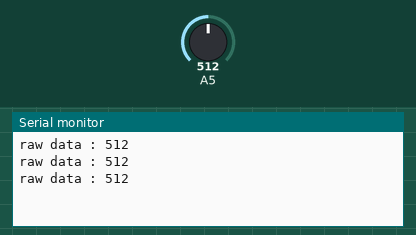
Simulated run of this sketch. Board: Arduino Uno, built with avr-gcc and run on an emulated ATmega328P. Parts: the last lines printed to the serial monitor. The inputs (shaded band) are chosen by the test bench; at power-on: A5 = 512.

Above: at 1.3 s.
1.4 s: A5 set to 716
At 1.9 s:
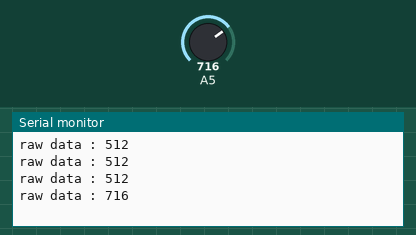
2.9 s: A5 set to 900
At 3.4 s:
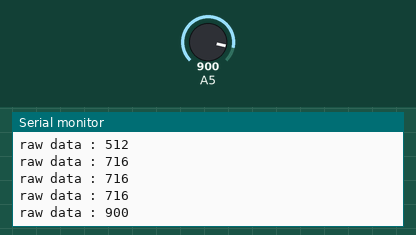
Timing chart, 0 to 5.9 s (numbered marks = the images above; inputs shaded):
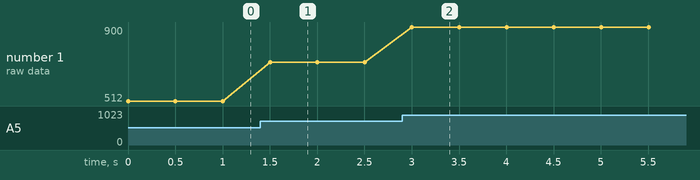

Measured:
- after the input at 1.4 s, the serial monitor: prints a new line after 0.10 s (image 1)
- after the input at 2.9 s, the serial monitor: prints a new line after 0.10 s (image 2)
- plotted number 1: 512 → 716 after the input at 1.4 s, 716 → 900 after the input at 2.9 s

The sketch:

Lab16_Infrared.ino
```cpp
#include <Streaming.h>
void setup() {
  Serial.begin(9600);
//  pinMode(A5,INPUT_PULLUP) ;
}
void loop() {
  int raw_data = analogRead(A5);  //偵測A3傳回的電壓值
  //若紅外線反射越強，接受器隨之導通(電阻也會下降)
  //A3的電壓也會下降，A/D轉換得到的數位值也會偏低
  Serial << "raw data : "  << raw_data << endl;  //顯示結果
  delay(500);
}
```
